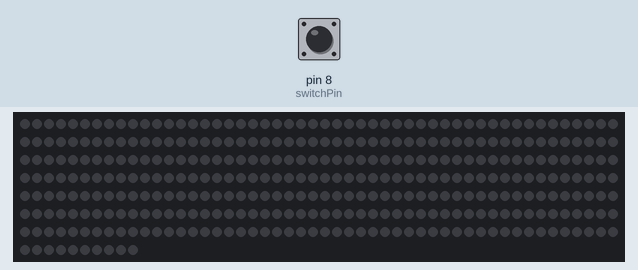
The sketch below on a simulated Arduino Uno, built with avr-gcc and run on an emulated ATmega328P. Parts: 360 RGB LEDs in strip order, left to right, continuing on the next row. Inputs (shaded band) come from the test bench; at power-on: pin 8 (switchPin) LOW. Dim RGB values are drawn brighter than linear.

Above: at 1.2 s.
1.3 s: pin 8 (switchPin) pulled HIGH for 1 s
At 3.5 s:
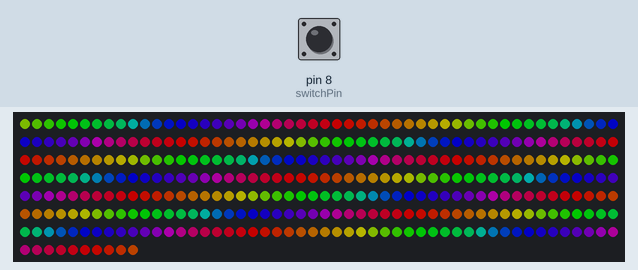
3.8 s: pin 8 (switchPin) pulled HIGH for 0.15 s
At 5.1 s:
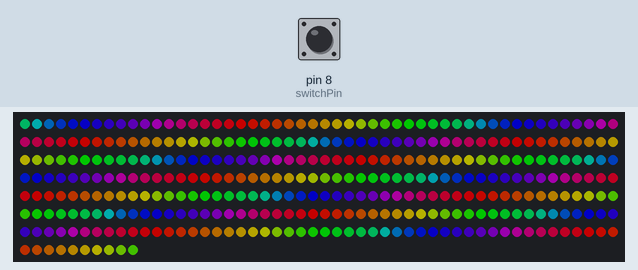
5.4 s: pin 8 (switchPin) pulled HIGH for 0.15 s
At 6.7 s:
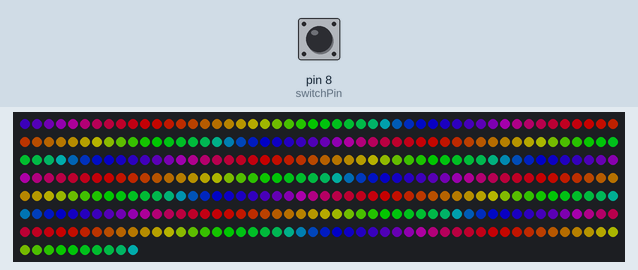
7.0 s: pin 8 (switchPin) pulled HIGH for 1 s
At 9.1 s:
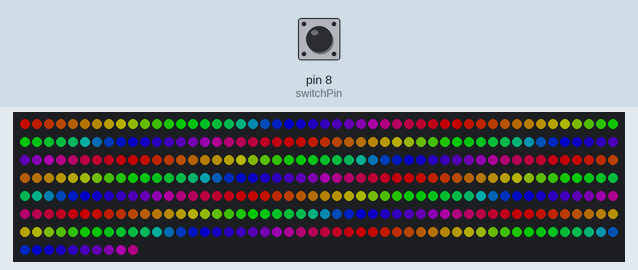
Timing chart, 0 to 10.5 s (numbered marks = the images above; inputs shaded):
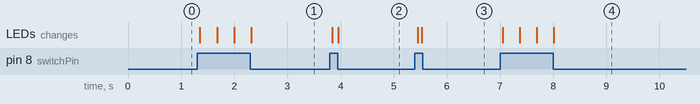

Measured:
- after the input at 1.3 s, the LEDs: first change after 0.05 s (image 1 shows a later state)
- after the input at 3.8 s, the LEDs: first change at once (image 2 shows a later state)
- after the input at 5.4 s, the LEDs: first change after 0.05 s (image 3 shows a later state)
- after the input at 7.0 s, the LEDs: first change after 0.05 s (image 4 shows a later state)

The sketch:

rgb_rainbow_with_button.ino
```cpp
#include <FastLED.h>

#if defined(FASTLED_VERSION) && (FASTLED_VERSION < 3001000)
#warning "Requires FastLED 3.1 or later; check github for latest code."
#endif

#define DATA_PIN    7
#define LED_TYPE    WS2811
#define COLOR_ORDER GRB
#define NUM_LEDS    360
CRGB leds[NUM_LEDS];
const int switchPin = 8;
int buttonState = 0;

#define BRIGHTNESS          96
#define FRAMES_PER_SECOND  120

void setup(){
    FastLED.addLeds<LED_TYPE,DATA_PIN,COLOR_ORDER>(leds, NUM_LEDS).setCorrection(TypicalLEDStrip);
    FastLED.setBrightness(BRIGHTNESS);
    pinMode(switchPin, INPUT);
}

typedef void (*SimplePatternList[])();
SimplePatternList gPatterns = { rainbow, /*rainbowWithGlitter/* confetti, sinelon, juggle, bpm*/ };

uint8_t gCurrentPatternNumber = 0;
uint8_t gHue = 0;
void loop()
{
  // Call the current pattern function once, updating the 'leds' array
  gPatterns[gCurrentPatternNumber]();

  // send the 'leds' array out to the actual LED strip
  FastLED.show();
  // insert a delay to keep the framerate modest
  FastLED.delay(1000/FRAMES_PER_SECOND);

  // do some periodic updates
  EVERY_N_MILLISECONDS( 20 ) { gHue++; } // slowly cycle the "base color" through the rainbow
  /*EVERY_N_SECONDS( 10 ) { nextPattern(); } // change patterns periodically*/
}

#define ARRAY_SIZE(A) (sizeof(A) / sizeof((A)[0]))

void rainbow()
{
  buttonState = digitalRead(switchPin);
  if (buttonState == HIGH) {
  // FastLED's built-in rainbow generator
  fill_rainbow( leds, NUM_LEDS, gHue, 7);
  }
}
```
